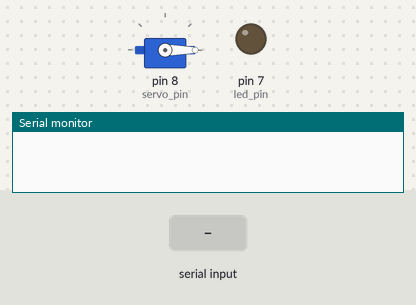
The sketch below on a simulated Arduino Uno, built with avr-gcc and run on an emulated ATmega328P. Parts: servo, output pins drawn as LEDs (lit = HIGH), the last lines printed to the serial monitor. Inputs (shaded band) come from the test bench.

Above: at 2.2 s.
2.3 s: "23\n" received over the second serial link
At 3.78 s:
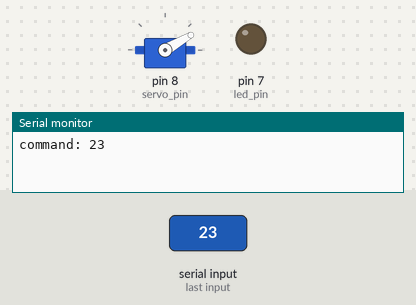
At 5.1 s:
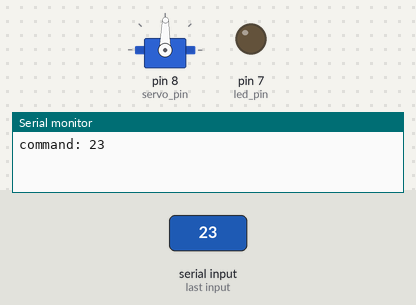
5.3 s: "13\n" received over the second serial link
At 7.3 s:
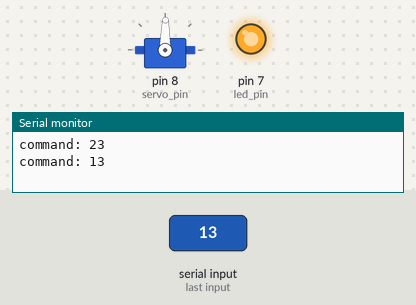
7.8 s: "29\n" received over the second serial link
Timing chart, 0 to 11.6 s (numbered marks = the images above; inputs shaded):
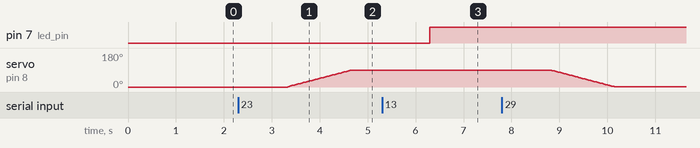

The sketch:

arduino_bt.ino
```cpp
#include <Arduino.h>
#include <SoftwareSerial.h>
#include <Servo.h>


// objects
Servo servo;
SoftwareSerial BTserial(2, 3);  // SoftwareSerial(RX, TX) on arduino board

// pins
uint8_t led_pin = 7;
uint8_t servo_pin = 8;

const int bufferLength = 20;
char serialBuffer[bufferLength] = { '\0' };
byte servoPos = 0;
bool gateState = false;

void MainProcess();
void BTProcess();

void setup() {
  Serial.begin(115200);
  BTserial.begin(38400);

  pinMode(led_pin, OUTPUT);

  // initialize servo
  servo.attach(servo_pin);
  servo.write(0);
  delay(1000);
  servo.detach();
}

void loop() {
  BTProcess();
}

void MainProcess() {
}

void BTProcess() {
  if (BTserial.available()) {
    for (int i = 0; i < bufferLength; i++) {
      serialBuffer[i] = '\0';
    }
    BTserial.readBytes(serialBuffer, bufferLength);

    Serial.print("command: ");
    Serial.println(atoi(serialBuffer));
    switch (atoi(serialBuffer)) {
      case 13:  // turn on light
        digitalWrite(led_pin, HIGH);
        break;

      case 17:  // turn off light
        digitalWrite(led_pin, LOW);
        break;

      case 23:  // open gate
        if (gateState == false) {
          gateState = true;
          servo.attach(servo_pin);
          for (servoPos = 0; servoPos < 90; servoPos += 1) {
            servo.write(servoPos);
            delay(15);
          }
          servo.detach();
        }
        break;

      case 29:  // close gate
        if (gateState == true) {
          gateState = false;
          servo.attach(servo_pin);
          for (servoPos = 90; servoPos > 0; servoPos -= 1) {
            servo.write(servoPos);
            delay(15);
          }
          servo.detach();
        }
        break;
    }
  }
}
```

Measured:
- after the input at 2.3 s, servo on pin 8 (servo_pin): moves from 0° to 89° over 1.3 s, starting after 1.0 s
- after the input at 5.3 s, pin 7 (led_pin): LOW → HIGH after 1.0 s
